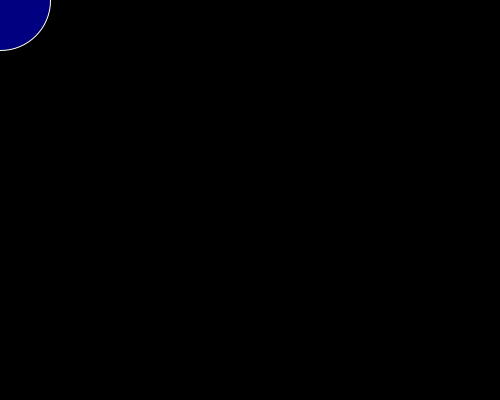
Frame 1 (no input)
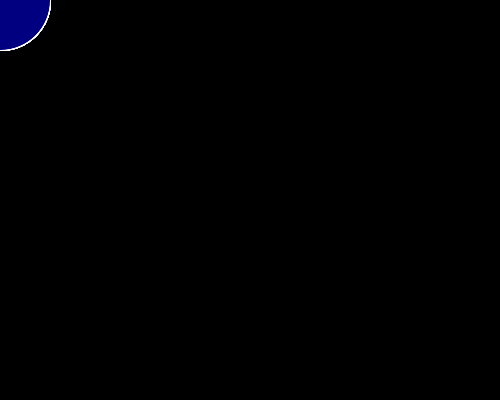
Frame 60 (the mouse pressed at the canvas centre just before this capture)
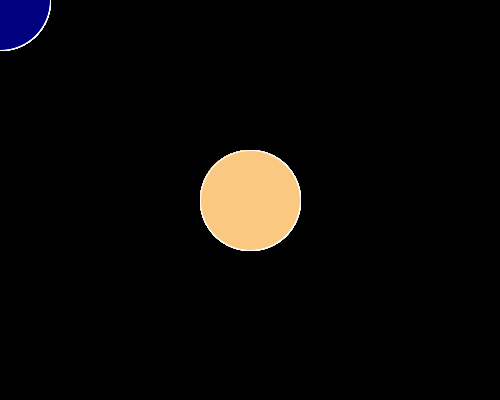
Frame 120 (the mouse held since frame 60 and released just before this capture)

The Processing sketch that drew these frames (run headless with seeded random() and noise(); from frame 60 on, the mouse is pressed at the canvas centre):

// Processing sketch: processing_170083
// ── processing_170083.pde

void setup() {
  size(500,400);
  background(0);
}
void draw() {
  stroke(255);
  fill(mouseX,mouseY,128);
  ellipse(mouseX, mouseY, 100, 100);
}
